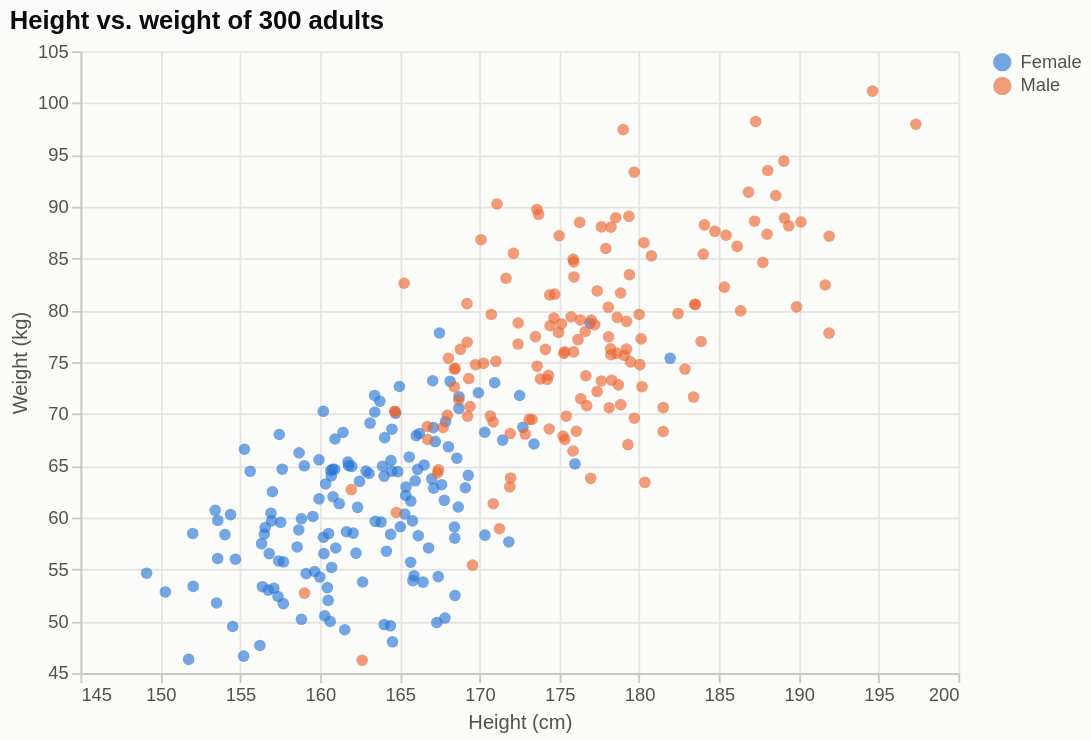

This figure's notebook cell:
### Markdown cell above
### altair

### Code cell
import altair as alt
chart = alt.Chart(df).mark_circle(size=40, opacity=0.65).encode(
    x=alt.X(x, title=labels["x"], scale=alt.Scale(zero=False)),
    y=alt.Y(y, title=labels["y"], scale=alt.Scale(zero=False)),
    color=alt.Color(hue, title=None),
    tooltip=[x, y, hue],
).properties(title=labels["title"], width=480, height=340).interactive()
chart

### Figure 1 — Vega-Lite specification as saved in the notebook (floating-point values rounded to 4 significant figures; data arrays with more than 128 entries replaced by an {"elided": "..."} marker saying what was removed)
{"config": {"background": "#fcfcfb", "view": {"stroke": null}, "range": {"category": ["#2a78d6", "#eb6834", "#1baf7a", "#eda100", "#e87ba4", "#008300", "#6250d6", "#e34948"]}, "font": "Helvetica, Arial, sans-serif", "title": {"anchor": "start", "fontSize": 14, "color": "#0b0b0b"}, "axis": {"gridColor": "#e6e5e1", "domainColor": "#c9c8c3", "tickColor": "#c9c8c3", "labelColor": "#52514e", "titleColor": "#52514e", "titleFontWeight": "normal"}, "legend": {"labelColor": "#52514e", "titleColor": "#52514e"}}, "data": {"name": "data-aa6e03f76ac021b0b33b377643505b49"}, "mark": {"type": "circle", "opacity": 0.65, "size": 40}, "encoding": {"color": {"field": "sex", "title": null, "type": "nominal"}, "tooltip": [{"field": "height_cm", "type": "quantitative"}, {"field": "weight_kg", "type": "quantitative"}, {"field": "sex", "type": "nominal"}], "x": {"field": "height_cm", "scale": {"zero": false}, "title": "Height (cm)", "type": "quantitative"}, "y": {"field": "weight_kg", "scale": {"zero": false}, "title": "Weight (kg)", "type": "quantitative"}}, "height": 340, "params": [{"name": "param_1e9efca18e7a2868", "select": {"type": "interval", "encodings": ["x", "y"]}, "bind": "scales"}], "title": "Height vs. weight of 300 adults", "width": 480, "$schema": "https://vega.github.io/schema/vega-lite/v6.4.1.json", "datasets": {"data-aa6e03f76ac021b0b33b377643505b49": {"elided": "300 records"}}}
